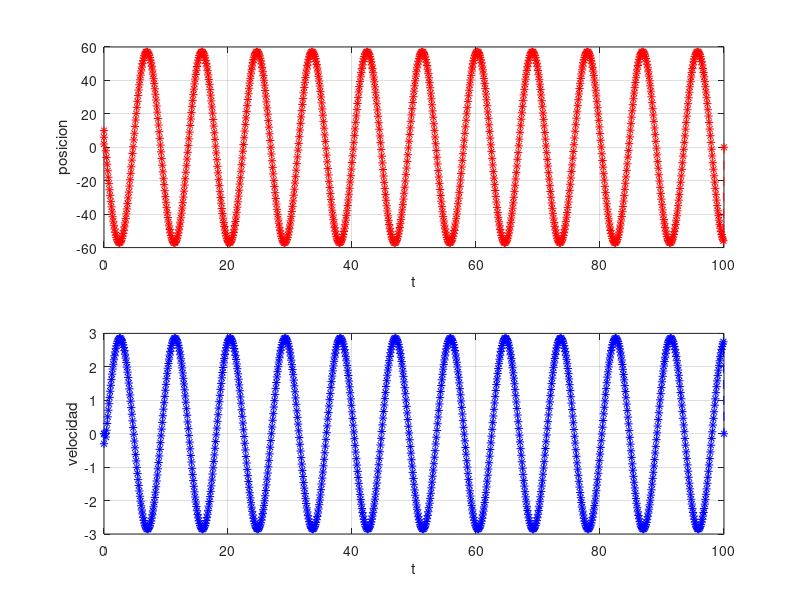

Here is the MATLAB script that generated this plot:
clear all;
close all; 
clf;

N=1000;

x=zeros(1,N+1);
v=zeros(1,N+1);
tfinal=100;
tau=tfinal/N;
k=0.5;
m=1;
t(1)=0;    %condiciones inciales
x(1)=10;
x(2)=6;

for i=3:N       %iteracion para calcular la segunda derivada con metoditos
  t(i+1)=i*tau;
  x(i)=2*x(i-1)-x(i-2)-(k/m)*x(i-1)*tau*tau;  %reescritura de la segunda derivada de la ecuacion de oscilador amortiguado... ver foto
  v(i)=(x(i+1)-x(i-1))/2*tau;  %el dos viene porque se involucra informacion de dos intervalos de tiempo
endfor
subplot(2,1,1)
plot(t,x,'--*r')
grid on
xlabel('t') ;
ylabel('posicion');

subplot(2,1,2)
plot(t,v,'--*b')
grid on;
xlabel('t') ;
ylabel('velocidad');
